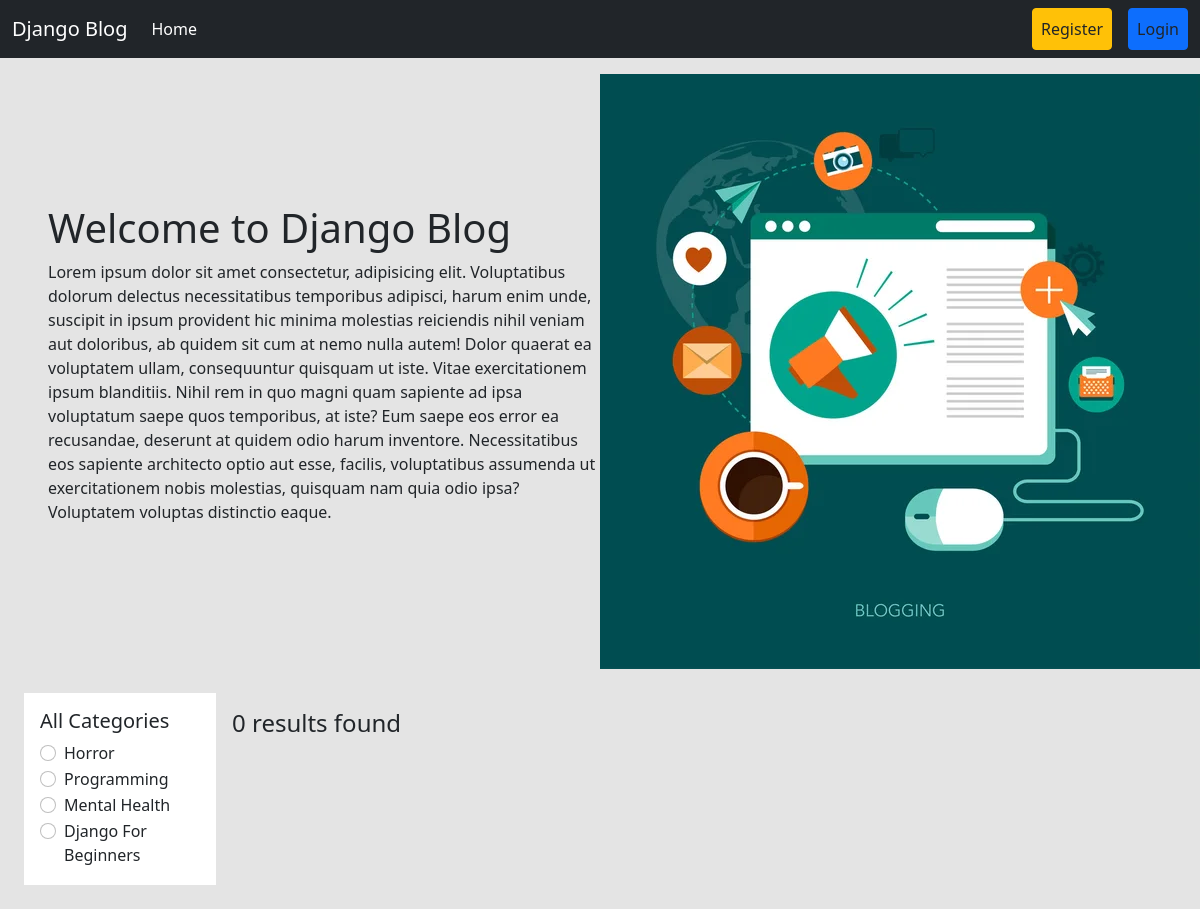
The page /category/horror/ on the database its author committed.
### categories/models.py (models this page shows, shortened)
class Category(models.Model):
    name = models.CharField(max_length=100)
    slug = models.SlugField(max_length=100,unique=True, null=True, blank=True)

### blog_project/views.py (the view)
# urls.py: 2. Add a URL to urlpatterns:  path('', views.home, name='home')
def home(request, category_slug = None): # initially dhore nicchi je category_slug None thakbe karon hocche user first time home page e asle se normal page dekhbe, se filter korte chaile category te click korlei sei category er slug ta capture korbo ar seta tokhn ar None thakbe na
    data = Post.objects.all() # sob post gula ke niye aslam
    if category_slug is not None: # ekhn category slug jodi None na hoy tar mane sekhane value ache
        category = Category.objects.get(slug = category_slug) # slug je field model e likhechilam seta = amader category slug kore dilam taile ekhn kon category er slug sei category object peye jabo
        data = Post.objects.filter(category  = category) # post er category te category object bosiye filter korlam, ager data er sathe overright hoye jabe
    categories = Category.objects.all() # sob category dekhabo
    return render(request, 'home.html', {'data' : data, 'category' : categories})

### templates/home.html (shortened to what this page needs)
{% extends 'base.html' %}
{% load static %}
{% block content %}
<div class="d-flex flex-wrap px-5 pt-3 align-items-center">
  <div class="col-6">
    <h1>Welcome to Django Blog</h1>
    <p>Lorem ipsum dolor sit amet consectetur, adipisicing elit. Voluptatibus dolorum delectus necessitatibus temporibus adipisci, harum enim unde, suscipit in ipsum provident hic minima molestias reiciendis nihil veniam aut doloribus, ab quidem sit cum at nemo nulla autem! Dolor quaerat ea voluptatem ullam, consequuntur quisquam ut iste. Vitae exercitationem ipsum blanditiis. Nihil rem in quo magni quam sapiente ad ipsa voluptatum saepe quos temporibus, at iste? Eum saepe eos error ea recusandae, deserunt at quidem odio harum inventore. Necessitatibus eos sapiente architecto optio aut esse, facilis, voluptatibus assumenda ut exercitationem nobis molestias, quisquam nam quia odio ipsa? Voluptatem voluptas distinctio eaque.</p>
  </div>
  <div class="col-6">
<img src="{% static 'header.jpg' %}" />
  </div>
</div>
<div class="d-flex flex-wrap p-4">
  <div class="col-2 bg-white p-3" >
    <h5>All Categories</h5>
    {% for cat in category %}
    <div class="form-check">
      <input
        class="form-check-input"
        type="radio"
        name="category"
        id="{{cat.id}}"
      />
      <label class="form-check-label" for="{{cat.id}}">
        <a href="{% url 'category_wise_post' cat.slug %}" class="text-decoration-none text-dark" >{{cat.name}}</a>
      </label>
    </div>
    {% endfor %}
  </div>
  <div class="col-10 p-3">
    <h4>{{data | length}} results found</h4>
    <div class="d-flex flex-wrap pt-5">
    </div>
  </div>
</div>
{% endblock %}

### rows shown on the page
Category: name "Horror"
Category: name "Programming"
Category: name "Mental Health"
Category: name "Django For Beginners"

### other values the page prints
{{ data | length }} "0"
